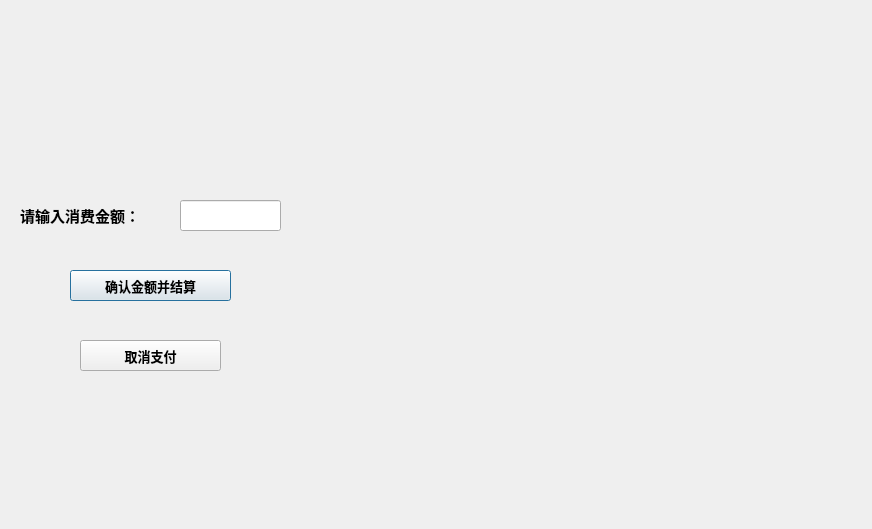
<?xml version="1.0" encoding="UTF-8"?>
<ui version="4.0">
 <class>jiezhang</class>
 <widget class="QDialog" name="jiezhang">
  <property name="geometry">
   <rect>
    <x>0</x>
    <y>0</y>
    <width>872</width>
    <height>529</height>
   </rect>
  </property>
  <property name="windowTitle">
   <string>Dialog</string>
  </property>
  <property name="styleSheet">
   <string notr="true"/>
  </property>
  <widget class="QLabel" name="label">
   <property name="geometry">
    <rect>
     <x>20</x>
     <y>200</y>
     <width>141</width>
     <height>31</height>
    </rect>
   </property>
   <property name="font">
    <font>
     <family>微软雅黑</family>
     <pointsize>11</pointsize>
     <weight>75</weight>
     <bold>true</bold>
    </font>
   </property>
   <property name="text">
    <string>请输入消费金额：</string>
   </property>
  </widget>
  <widget class="QLineEdit" name="label_2">
   <property name="geometry">
    <rect>
     <x>180</x>
     <y>200</y>
     <width>101</width>
     <height>31</height>
    </rect>
   </property>
  </widget>
  <widget class="QPushButton" name="jiesuan">
   <property name="geometry">
    <rect>
     <x>70</x>
     <y>270</y>
     <width>161</width>
     <height>31</height>
    </rect>
   </property>
   <property name="font">
    <font>
     <family>微软雅黑</family>
     <pointsize>10</pointsize>
     <weight>75</weight>
     <bold>true</bold>
    </font>
   </property>
   <property name="text">
    <string>确认金额并结算</string>
   </property>
  </widget>
  <widget class="QPushButton" name="quxiao">
   <property name="geometry">
    <rect>
     <x>80</x>
     <y>340</y>
     <width>141</width>
     <height>31</height>
    </rect>
   </property>
   <property name="font">
    <font>
     <family>微软雅黑</family>
     <pointsize>10</pointsize>
     <weight>75</weight>
     <bold>true</bold>
    </font>
   </property>
   <property name="text">
    <string>取消支付</string>
   </property>
  </widget>
  <widget class="QLabel" name="label_3">
   <property name="geometry">
    <rect>
     <x>290</x>
     <y>-10</y>
     <width>581</width>
     <height>541</height>
    </rect>
   </property>
   <property name="font">
    <font>
     <pointsize>7</pointsize>
    </font>
   </property>
   <property name="text">
    <string/>
   </property>
   <property name="pixmap">
    <pixmap resource="image.qrc">:/image/2.png</pixmap>
   </property>
   <property name="scaledContents">
    <bool>true</bool>
   </property>
  </widget>
 </widget>
 <resources>
  <include location="image.qrc"/>
 </resources>
 <connections/>
</ui>
